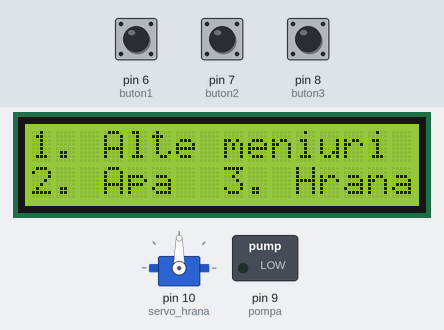
Recording of a sketch running on a simulated Arduino Uno, built with avr-gcc and run on an emulated ATmega328P. Shown: 16×2 character LCD, servo, switched loads named in the sketch (green lamp = pin HIGH). Inputs (shaded band) come from the test bench; at power-on: pin 6 (buton1) LOW, pin 7 (buton2) LOW, pin 8 (buton3) LOW.

Above: at 3.7 s.
3.8 s: pin 6 (buton1) pulled HIGH for 3.2 s
At 8.6 s:
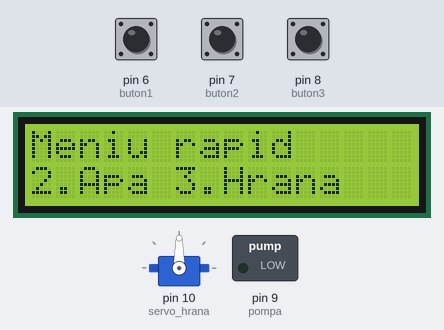
8.9 s: pin 7 (buton2) pulled HIGH for 0.15 s
At 9.3 s:
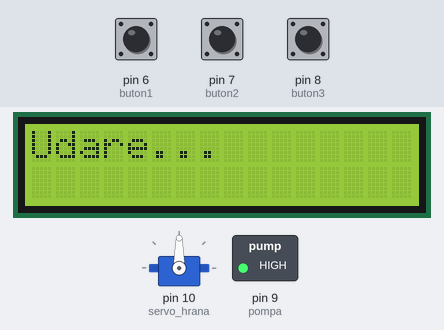
12.0 s: pin 8 (buton3) pulled HIGH for 0.15 s
At 12.4 s:
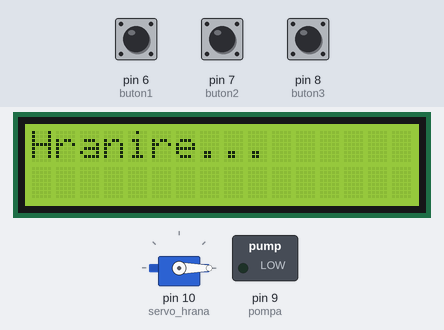
14.0 s: pin 6 (buton1) pulled HIGH for 1 s
At 16.2 s:
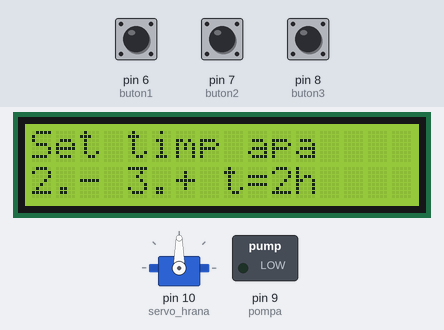
16.5 s: pin 6 (buton1) pulled HIGH for 0.15 s
At 17.6 s:
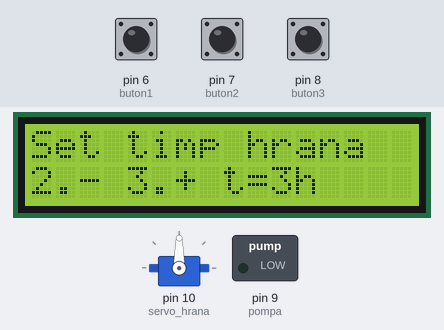
18.5 s: pin 7 (buton2) pulled HIGH for 1 s
At 19.7 s:
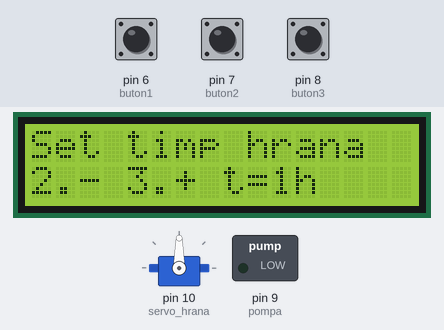
Timing chart, 0 to 21.5 s (numbered marks = the images above; inputs shaded):
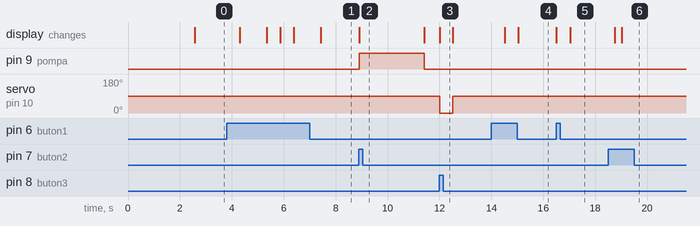

Measured:
- after the input at 3.8 s, the display: first changes after 0.51 s (image 1 shows a later state)
- after the input at 8.9 s, pin 9 (pompa): LOW → HIGH at once, → LOW 2.5 s later; the display: changes at once (image 2)
- after the input at 12.0 s, servo on pin 10 (servo_hrana): 90° → 0° at once, → 90° 0.51 s later; the display: changes at once (image 3)
- after the input at 14.0 s, the display: first changes after 0.52 s (image 4 shows a later state)
- after the input at 16.5 s, the display: first changes at once (image 5 shows a later state)
- after the input at 18.5 s, the display: first changes after 0.26 s (image 6 shows a later state)

The sketch:

Atestat.ino
```cpp
#include <Servo.h>
#include <LiquidCrystal.h>

#define buton1 6
#define buton2 7
#define buton3 8
#define pompa 9

LiquidCrystal lcd(12, 11, 5, 4, 3, 2);

Servo servo_hrana;

unsigned long timpinceput_apa = 0;//
unsigned long timpinceput_hrana = 0;

short intervaludare = 2;// intervalul de udare in ore
short intervalhranire = 3;//intervalul de hranire in ore

bool apasat1 = 0;
bool apasat2 = 0;
bool apasat3 = 0;

short contor_meniu = 1;// 1. Principal 2. Udat 3. Hranit

void timp(bool ah, short &minute, short &ore){//1.apa 0.hrana
  if(ah){
    unsigned minutetotal = (intervaludare - (millis()/3600000 - timpinceput_apa/3600000))*60 - (millis()/60000 - timpinceput_apa/60000);
    ore = minutetotal/60;
    minute = minutetotal%60;
  }
  else{
    unsigned minutetotal = (intervalhranire - (millis()/3600000 - timpinceput_hrana/3600000))*60 - (millis()/60000 - timpinceput_hrana/60000);
    ore = minutetotal/60;
    minute = minutetotal%60;
  }

}

void verifbutoane(){
  apasat1 = digitalRead(buton1);
  apasat2 = digitalRead(buton2);
  apasat3 = digitalRead(buton3);
}

void udare(){
  lcd.clear();
  lcd.setCursor(0, 0);
  lcd.print("Udare...");
  digitalWrite(pompa, HIGH);
  delay(2500);
  digitalWrite(pompa, LOW);

}

void hranire(){
  lcd.clear();
  lcd.setCursor(0, 0);
  lcd.print("Hranire...");
  servo_hrana.write(0);
  delay(500);
  servo_hrana.write(90);

}

void schimba_meniu(){
  if( contor_meniu < 4)
        contor_meniu++;
  else  contor_meniu = 1;
}

void meniu_principal(){
  short minute, ore;
  if(apasat2){
    timp(1,minute,ore);
    lcd.clear();
    lcd.setCursor(0, 0);
    lcd.print ("Countdown Apa");
    lcd.setCursor(0, 1);
    lcd.print(ore);
    lcd.print("h ");
    lcd.print(minute);
    lcd.print("m");
    delay(5000);
    lcd.clear();
    apasat2=0;
    meniu_principal();
  }
  else if (apasat3){
    timp(0,minute,ore);
    lcd.clear();
    lcd.setCursor(0, 0);
    lcd.print ("Countdown Hrana");
    lcd.setCursor(0, 1);
    lcd.print (ore);
    lcd.print("h ");
    lcd.print (minute);
    lcd.print("m");
    delay(5000);
    lcd.clear();
    apasat3=0;
    meniu_principal();
  }
  else {
    lcd.setCursor(0,0);
    lcd.print("1. Alte meniuri");
    lcd.setCursor(0, 1);
    lcd.print("2. Apa  3. Hrana");
  }
}

void meniu_udare(){
  apasat1 = 0;
  lcd.clear();
  bool a = false;
  while(!apasat1){
    verifbutoane();
    lcd.setCursor(0,0);
    lcd.print("Set timp apa");
    lcd.setCursor(0,1);
    lcd.print("2.- 3.+ t=");
    lcd.print(intervaludare);
    lcd.print("h");
    if (apasat2 && intervaludare > 1){
      intervaludare--;
      delay(250);
      lcd.clear();
      a = true;
    }
    else if (apasat3){
      intervaludare++;
      delay(250);
      lcd.clear();
      a = true;
    }
  }
  lcd.clear();
  if(a) timpinceput_apa = millis();
}

void meniu_hranire(){
  apasat1 = 0;
  lcd.clear();
  bool a = false;
  while(!apasat1){
    verifbutoane();
    lcd.setCursor(0,0);
    lcd.print("Set timp hrana");
    lcd.setCursor(0,1);
    lcd.print("2.- 3.+ t=");
    lcd.print(intervalhranire);
    lcd.print("h");
    if (apasat2 && intervalhranire > 1){
      intervalhranire--;
      delay(250);
      lcd.clear();
      a = true;
    }
    else if (apasat3){
      intervalhranire++;
      delay(250);
      lcd.clear();
      a = true;
    }
  }
  lcd.clear();
  if(a) timpinceput_hrana = millis();
}

void meniu_fa_ceva(){
  apasat1 = 0;
  lcd.clear();
  while(!apasat1){
    verifbutoane();
    lcd.setCursor(0, 0);
    lcd.print("Meniu rapid");
    lcd.setCursor(0, 1);
    lcd.print("2.Apa 3.Hrana");
    if(apasat2)
      udare();
    else if(apasat3)
      hranire();
  }

}

void setup() {
  lcd.begin(16, 2);
  servo_hrana.attach(10);

  pinMode(buton1, INPUT);
  pinMode(buton2, INPUT);
  pinMode(buton3, INPUT);
  pinMode(pompa, OUTPUT);

  lcd.clear();
  lcd.setCursor(0, 0);
  lcd.print(" Bine ai venit! ");
  lcd.setCursor(0, 1);
  lcd.print("Proiect atestat");
  delay(2500);
  lcd.clear();

  timpinceput_apa = millis();
  timpinceput_hrana = millis();
}

void loop() {
  verifbutoane();
  if (apasat1) {
    schimba_meniu();
    delay(500);
  }
  switch(contor_meniu){
    case 2:
      meniu_udare();
      break;
    case 3:
      meniu_hranire();
      break;
    case 4:
      meniu_fa_ceva();
      break;
    default:
      meniu_principal();
      break;
  }
  short minute, ore;
    timp(0, minute, ore);
    if(minute < 1 && ore == 0)
      udare();
    timp(1, minute, ore);
    if(minute < 1 && ore == 0)
      hranire();
 delay(10);
}
```
